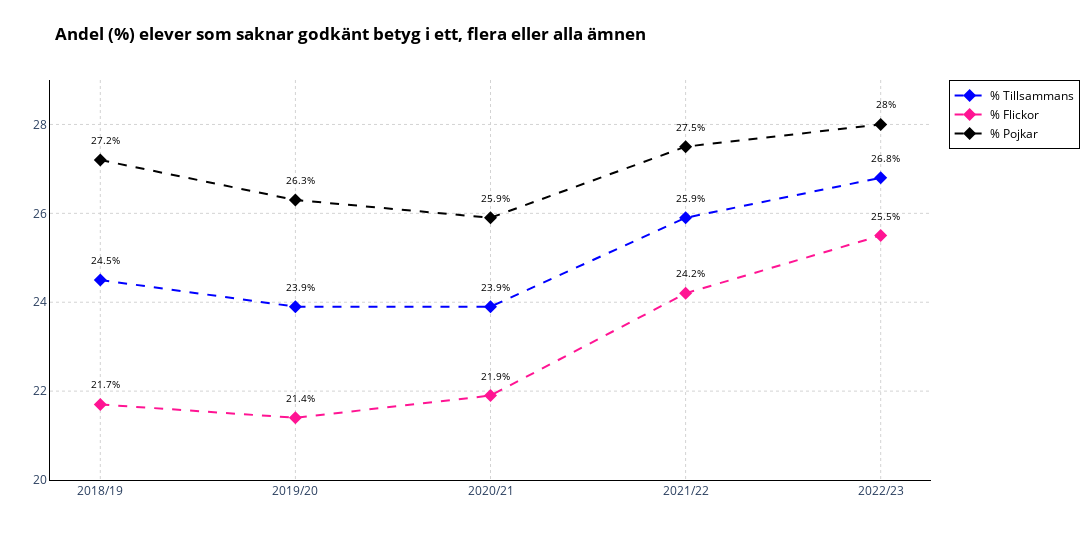

Here is the notebook cell this chart was saved with:
### Markdown cell above
---
## OBS PLOTLY VERSION

Var mycket roligare att jobba med plotly, saker jag har lärt mig är bla

* Hur mycket lättare Plotly är när man väl börjar lära sig kommandon
* Plotly är många gånger bättre på att anpassas efter behov
* Redundance i koden kan lätt bli mycket, att gå efter KISS (Keep It Simple, Stupid!) är något jag kommer att hålla mera i åtanke i kommande uppdrag, just inom denna labb har jag svängt ut lite extra för att lära mig.

### Code cell
import pandas as pd
import plotly.graph_objects as go

# Läs in data från Excel-filen
df_1b = pd.read_excel("betyg_o_prov_riksnivå.xlsx", sheet_name="Tabell 1B")
data_1b = df_1b.iloc[7:12].copy()  # Skapa en kopia av data för att undvika ändringar i originaldatan

# Definiera namnen på kolumnerna
b_columns = [
    "Läsår",  
    "Medelvärde 16 ämnen totalt",  
    "Medelvärde 16 ämne flickor",  
    "Medelvärde 16 ämnen pojkar",  
    "Medelvärde 17 ämnen totalt",  
    "Medelvärde 17 flickor",  
    "Medelvärde 17 pojkar",  
    "% Som saknar godkänt",  
    "% Flickor",  
    "% Pojkar",  
]

# Tilldela kolumnnamnen till b_columns
data_1b.columns = b_columns

# Skapa en ny Plotly
fig = go.Figure()

# Lägg till punktplotter och dess utformning
fig.add_trace(go.Scatter(x=data_1b["Läsår"], y=data_1b["% Som saknar godkänt"], mode="lines+markers", name="% Tillsammans", line=dict(color="blue", dash="dash"), marker=dict(symbol="diamond", size=10), hovertemplate="<b>%{x}</b><br>%{y}%"))
fig.add_trace(go.Scatter(x=data_1b["Läsår"], y=data_1b["% Flickor"], mode="lines+markers", name="% Flickor", line=dict(color="deeppink", dash="dash"), marker=dict(symbol="diamond", size=10), hovertemplate="<b>%{x}</b><br>%{y}%"))
fig.add_trace(go.Scatter(x=data_1b["Läsår"], y=data_1b["% Pojkar"], mode="lines+markers", name="% Pojkar", line=dict(color="black", dash="dash"), marker=dict(symbol="diamond", size=10), hovertemplate="<b>%{x}</b><br>%{y}%"))

# Lägg till information 
for col in ["% Som saknar godkänt", "% Flickor", "% Pojkar"]:
    for i, row in data_1b.iterrows():
        fig.add_annotation(
            x=row["Läsår"],
            y=row[col],
            text=f"{row[col]}%",  # Texten för varje anmärkning ( i procent)
            showarrow=False,  # Visa inte pil för anmärkningen
            font=dict(color="black", size=10),  # Textens färg och storlek
            xshift=5,  # Justera horisontellt läge för text
            yshift=20,  # Justera vertikalt läge för text
        )

# Uppdatera layouten för figuren
fig.update_layout(
    title=dict(
        text="<b>Andel (%) elever som saknar godkänt betyg i ett, flera eller alla ämnen</b>",  # Titeln
        font=dict(color="black")  # Titelns färg
    ),
    xaxis=dict(
        showgrid=True,
        showline=True,
        linewidth=1,
        linecolor="black",
        tickmode="linear",
        tick0=0,
        dtick=1,
        gridcolor="lightgray",
        gridwidth=1,
        griddash='dot'
    ),
    yaxis=dict(
        showgrid=True,
        showline=True,
        linewidth=1,
        linecolor="black",
        range=[20, 29],
        dtick=2,
        tickwidth=1,
        tickcolor="black",
        gridcolor="lightgray",
        gridwidth=1,
        griddash='dot'
    ),
    legend=dict(
        font=dict(color="black"),  # Färg för texten i legenden
        bgcolor="white",  # Bakgrundsfärg för legenden
        bordercolor="black",  # Färg på kanten av legenden
        borderwidth=1  # Bredden på kanten av legenden
    ),
    plot_bgcolor="white",  # Bakgrundsfärg för plottytan
    paper_bgcolor="white",  # Bakgrundsfärg för "pappersytan"
    margin=dict(l=50, r=50, t=80, b=80),  # Marginaler runt plottytan
    width=1200,  # Bredden på figuren
    hoverlabel=dict(
        font=dict(color='black'),  # Färg för texten i hover-labeln
        bgcolor='white'  # Bakgrundsfärg för hover-labeln
    )
)

# Visa figuren
fig.show()

### Figure 1 — Plotly figure (JSON) as saved in the notebook; plotly's stock layout.template omitted (floating-point values rounded to 4 significant figures)
{"data": [{"hovertemplate": "<b>%{x}</b><br>%{y}%", "line": {"color": "blue", "dash": "dash"}, "marker": {"size": 10, "symbol": "diamond"}, "mode": "lines+markers", "name": "% Tillsammans", "type": "scatter", "x": ["2018/19", "2019/20", "2020/21", "2021/22", "2022/23"], "y": [24.5, 23.9, 23.9, 25.9, 26.8]}, {"hovertemplate": "<b>%{x}</b><br>%{y}%", "line": {"color": "deeppink", "dash": "dash"}, "marker": {"size": 10, "symbol": "diamond"}, "mode": "lines+markers", "name": "% Flickor", "type": "scatter", "x": ["2018/19", "2019/20", "2020/21", "2021/22", "2022/23"], "y": [21.7, 21.4, 21.9, 24.2, 25.5]}, {"hovertemplate": "<b>%{x}</b><br>%{y}%", "line": {"color": "black", "dash": "dash"}, "marker": {"size": 10, "symbol": "diamond"}, "mode": "lines+markers", "name": "% Pojkar", "type": "scatter", "x": ["2018/19", "2019/20", "2020/21", "2021/22", "2022/23"], "y": [27.2, 26.3, 25.9, 27.5, 28]}], "layout": {"annotations": [{"font": {"color": "black", "size": 10}, "showarrow": false, "text": "24.5%", "x": "2018/19", "xshift": 5, "y": 24.5, "yshift": 20}, {"font": {"color": "black", "size": 10}, "showarrow": false, "text": "23.9%", "x": "2019/20", "xshift": 5, "y": 23.9, "yshift": 20}, {"font": {"color": "black", "size": 10}, "showarrow": false, "text": "23.9%", "x": "2020/21", "xshift": 5, "y": 23.9, "yshift": 20}, {"font": {"color": "black", "size": 10}, "showarrow": false, "text": "25.9%", "x": "2021/22", "xshift": 5, "y": 25.9, "yshift": 20}, {"font": {"color": "black", "size": 10}, "showarrow": false, "text": "26.8%", "x": "2022/23", "xshift": 5, "y": 26.8, "yshift": 20}, {"font": {"color": "black", "size": 10}, "showarrow": false, "text": "21.7%", "x": "2018/19", "xshift": 5, "y": 21.7, "yshift": 20}, {"font": {"color": "black", "size": 10}, "showarrow": false, "text": "21.4%", "x": "2019/20", "xshift": 5, "y": 21.4, "yshift": 20}, {"font": {"color": "black", "size": 10}, "showarrow": false, "text": "21.9%", "x": "2020/21", "xshift": 5, "y": 21.9, "yshift": 20}, {"font": {"color": "black", "size": 10}, "showarrow": false, "text": "24.2%", "x": "2021/22", "xshift": 5, "y": 24.2, "yshift": 20}, {"font": {"color": "black", "size": 10}, "showarrow": false, "text": "25.5%", "x": "2022/23", "xshift": 5, "y": 25.5, "yshift": 20}, {"font": {"color": "black", "size": 10}, "showarrow": false, "text": "27.2%", "x": "2018/19", "xshift": 5, "y": 27.2, "yshift": 20}, {"font": {"color": "black", "size": 10}, "showarrow": false, "text": "26.3%", "x": "2019/20", "xshift": 5, "y": 26.3, "yshift": 20}, {"font": {"color": "black", "size": 10}, "showarrow": false, "text": "25.9%", "x": "2020/21", "xshift": 5, "y": 25.9, "yshift": 20}, {"font": {"color": "black", "size": 10}, "showarrow": false, "text": "27.5%", "x": "2021/22", "xshift": 5, "y": 27.5, "yshift": 20}, {"font": {"color": "black", "size": 10}, "showarrow": false, "text": "28%", "x": "2022/23", "xshift": 5, "y": 28, "yshift": 20}], "hoverlabel": {"bgcolor": "white", "font": {"color": "black"}}, "legend": {"bgcolor": "white", "bordercolor": "black", "borderwidth": 1, "font": {"color": "black"}}, "margin": {"b": 80, "l": 50, "r": 50, "t": 80}, "paper_bgcolor": "white", "plot_bgcolor": "white", "title": {"font": {"color": "black"}, "text": "<b>Andel (%) elever som saknar godkänt betyg i ett, flera eller alla ämnen</b>"}, "width": 1200, "xaxis": {"dtick": 1, "gridcolor": "lightgray", "griddash": "dot", "gridwidth": 1, "linecolor": "black", "linewidth": 1, "showgrid": true, "showline": true, "tick0": 0, "tickmode": "linear"}, "yaxis": {"dtick": 2, "gridcolor": "lightgray", "griddash": "dot", "gridwidth": 1, "linecolor": "black", "linewidth": 1, "range": [20, 29], "showgrid": true, "showline": true, "tickcolor": "black", "tickwidth": 1}}}
